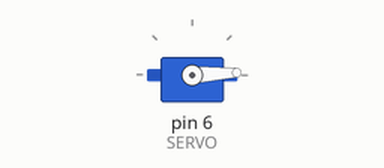
Bench run of a sketch on a simulated Arduino Uno, built with avr-gcc and run on an emulated ATmega328P. On the bench: servo. What the sketch prints to the serial monitor is not drawn.

Above: at 0.05 s.
At 1.35 s:
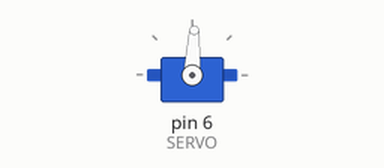
At 2.65 s:
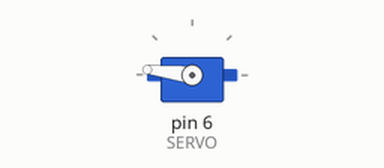
At 5.25 s:
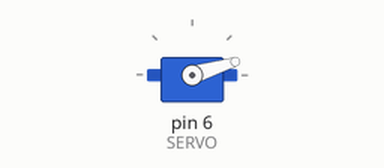
Timing chart, 0 to 7.1 s (numbered marks = the images above):
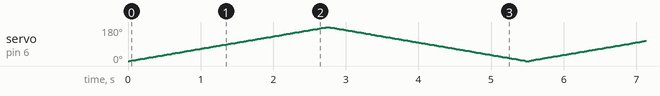

The sketch:

Servo.ino
```cpp
#include <Servo.h>
#define SERVO 6
Servo s;
int pos;
void setup() {
  // put your setup code here, to run once:
s.attach(SERVO);
Serial.begin(9600);
s.write(0);
}

void loop() {
  // put your main code here, to run repeatedly:
for(pos = 0;pos < 180;pos++){
  s.write(pos);
  Serial.println(pos);
  delay(15);
}
for(pos = 180;pos >= 0;pos--){
  s.write(pos);
  Serial.println(pos);
  delay(15);
}
}
```
